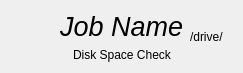
<?xml version="1.0" encoding="UTF-8"?>
<ui version="4.0">
 <class>DiskSpaceJobDisplay</class>
 <widget class="QWidget" name="DiskSpaceJobDisplay">
  <property name="geometry">
   <rect>
    <x>0</x>
    <y>0</y>
    <width>243</width>
    <height>72</height>
   </rect>
  </property>
  <property name="windowTitle">
   <string>Form</string>
  </property>
  <layout class="QHBoxLayout" name="horizontalLayout">
   <item>
    <widget class="QLabel" name="imageLabel">
     <property name="sizePolicy">
      <sizepolicy hsizetype="Fixed" vsizetype="Fixed">
       <horstretch>0</horstretch>
       <verstretch>0</verstretch>
      </sizepolicy>
     </property>
     <property name="maximumSize">
      <size>
       <width>50</width>
       <height>50</height>
      </size>
     </property>
     <property name="text">
      <string/>
     </property>
     <property name="pixmap">
      <pixmap resource="../resources/resources.qrc">:/icons/hd_50</pixmap>
     </property>
    </widget>
   </item>
   <item>
    <layout class="QVBoxLayout" name="verticalLayout">
     <item>
      <widget class="QLabel" name="jobNameLabel">
       <property name="font">
        <font>
         <pointsize>20</pointsize>
         <italic>true</italic>
        </font>
       </property>
       <property name="text">
        <string>Job Name</string>
       </property>
      </widget>
     </item>
     <item>
      <widget class="QLabel" name="jobTypeLabel">
       <property name="text">
        <string>Disk Space Check</string>
       </property>
       <property name="alignment">
        <set>Qt::AlignCenter</set>
       </property>
      </widget>
     </item>
    </layout>
   </item>
   <item>
    <widget class="QLabel" name="driveLabel">
     <property name="text">
      <string>/drive/</string>
     </property>
    </widget>
   </item>
  </layout>
 </widget>
 <resources>
  <include location="../resources/resources.qrc"/>
 </resources>
 <connections/>
</ui>
